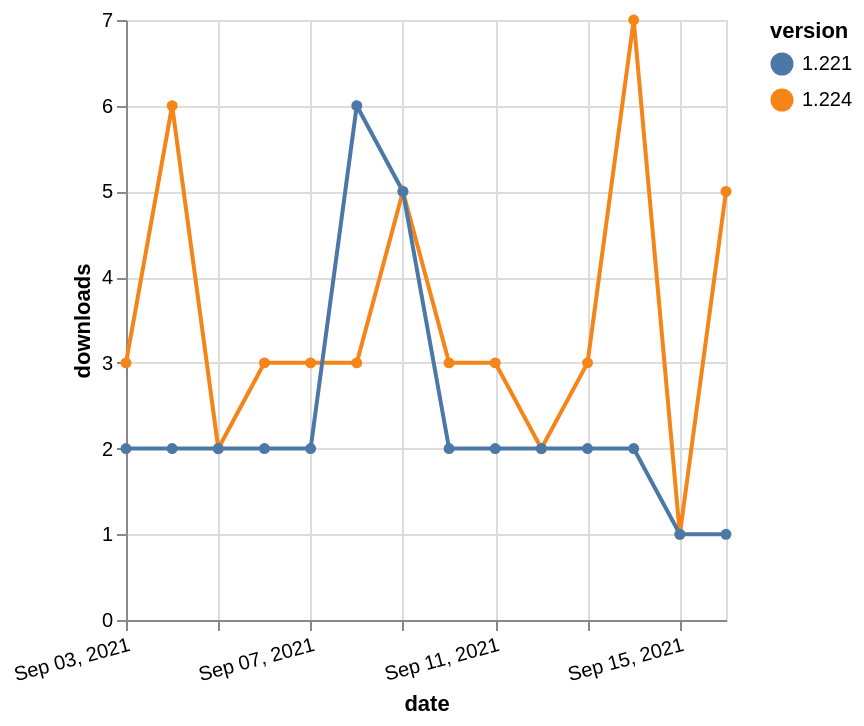

Write a Vega-Lite specification for this figure.
### Vega-Lite specification from a JSON file in a GitHub repository (floating-point values rounded to 4 significant figures)
{"$schema": "https://vega.github.io/schema/vega-lite/v5.json", "description": "A simple bar chart with embedded data.", "data": {"values": [{"date": "2021-09-03", "total": 3429, "delta": 3, "version": "1.224"}, {"date": "2021-09-04", "total": 3435, "delta": 6, "version": "1.224"}, {"date": "2021-09-05", "total": 3437, "delta": 2, "version": "1.224"}, {"date": "2021-09-06", "total": 3440, "delta": 3, "version": "1.224"}, {"date": "2021-09-07", "total": 3443, "delta": 3, "version": "1.224"}, {"date": "2021-09-08", "total": 3446, "delta": 3, "version": "1.224"}, {"date": "2021-09-09", "total": 3451, "delta": 5, "version": "1.224"}, {"date": "2021-09-10", "total": 3454, "delta": 3, "version": "1.224"}, {"date": "2021-09-11", "total": 3457, "delta": 3, "version": "1.224"}, {"date": "2021-09-12", "total": 3459, "delta": 2, "version": "1.224"}, {"date": "2021-09-13", "total": 3462, "delta": 3, "version": "1.224"}, {"date": "2021-09-14", "total": 3469, "delta": 7, "version": "1.224"}, {"date": "2021-09-15", "total": 3470, "delta": 1, "version": "1.224"}, {"date": "2021-09-16", "total": 3475, "delta": 5, "version": "1.224"}, {"date": "2021-09-03", "total": 10544, "delta": 2, "version": "1.221"}, {"date": "2021-09-04", "total": 10546, "delta": 2, "version": "1.221"}, {"date": "2021-09-05", "total": 10548, "delta": 2, "version": "1.221"}, {"date": "2021-09-06", "total": 10550, "delta": 2, "version": "1.221"}, {"date": "2021-09-07", "total": 10552, "delta": 2, "version": "1.221"}, {"date": "2021-09-08", "total": 10558, "delta": 6, "version": "1.221"}, {"date": "2021-09-09", "total": 10563, "delta": 5, "version": "1.221"}, {"date": "2021-09-10", "total": 10565, "delta": 2, "version": "1.221"}, {"date": "2021-09-11", "total": 10567, "delta": 2, "version": "1.221"}, {"date": "2021-09-12", "total": 10569, "delta": 2, "version": "1.221"}, {"date": "2021-09-13", "total": 10571, "delta": 2, "version": "1.221"}, {"date": "2021-09-14", "total": 10573, "delta": 2, "version": "1.221"}, {"date": "2021-09-15", "total": 10574, "delta": 1, "version": "1.221"}, {"date": "2021-09-16", "total": 10575, "delta": 1, "version": "1.221"}]}, "width": "container", "mark": {"type": "line", "point": {"filled": true}}, "encoding": {"x": {"field": "date", "type": "temporal", "timeUnit": "yearmonthdate", "title": "date", "axis": {"labelAngle": -15}}, "y": {"field": "delta", "type": "quantitative", "title": "downloads"}, "color": {"field": "version", "type": "nominal"}, "tooltip": {"field": "delta"}}}
